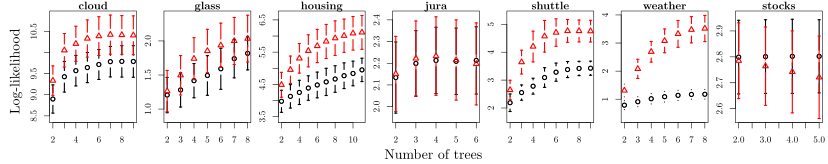

Here is the R script that generated this plot:
library(gplots)
library(tikzDevice)

tikz("bars.tex", standAlone=TRUE,height=1.5, width=8)

par(mfrow=c(1,7))
par(mar=c(2.5,2,1,0.5))
i <- 1
for(d in c("cloud", "glass", "housing", "jura", "shuttle", "weather", "stocks")) {
x <- read.table("results")
y <- subset(x, V1==d)

if(i == 1) {
  plotCI(x=(1:nrow(y))+1,y=y[,2],uiw=y[,3], 
         ylim=c(min(y[,2],y[,4])-max(y[,3],y[,5]), 
                max(y[,2],y[,4])+max(y[,3],y[,5])),
         ylab="Log-Likelihood", xlab="", main=d, lwd=2)
} else {
  plotCI(x=(1:nrow(y))+1,y=y[,2],uiw=y[,3], 
         ylim=c(min(y[,2],y[,4])-max(y[,3],y[,5]), 
                max(y[,2],y[,4])+max(y[,3],y[,5])),
         ylab="", xlab="", main=d, lwd=2)
}

plotCI(x=(1:nrow(y))+1,y=y[,4],uiw=y[,5],add=TRUE,col="red", lwd=2,pch=2)
i <- i + 1
}
  dev.off(); system("pdflatex bars.tex")
